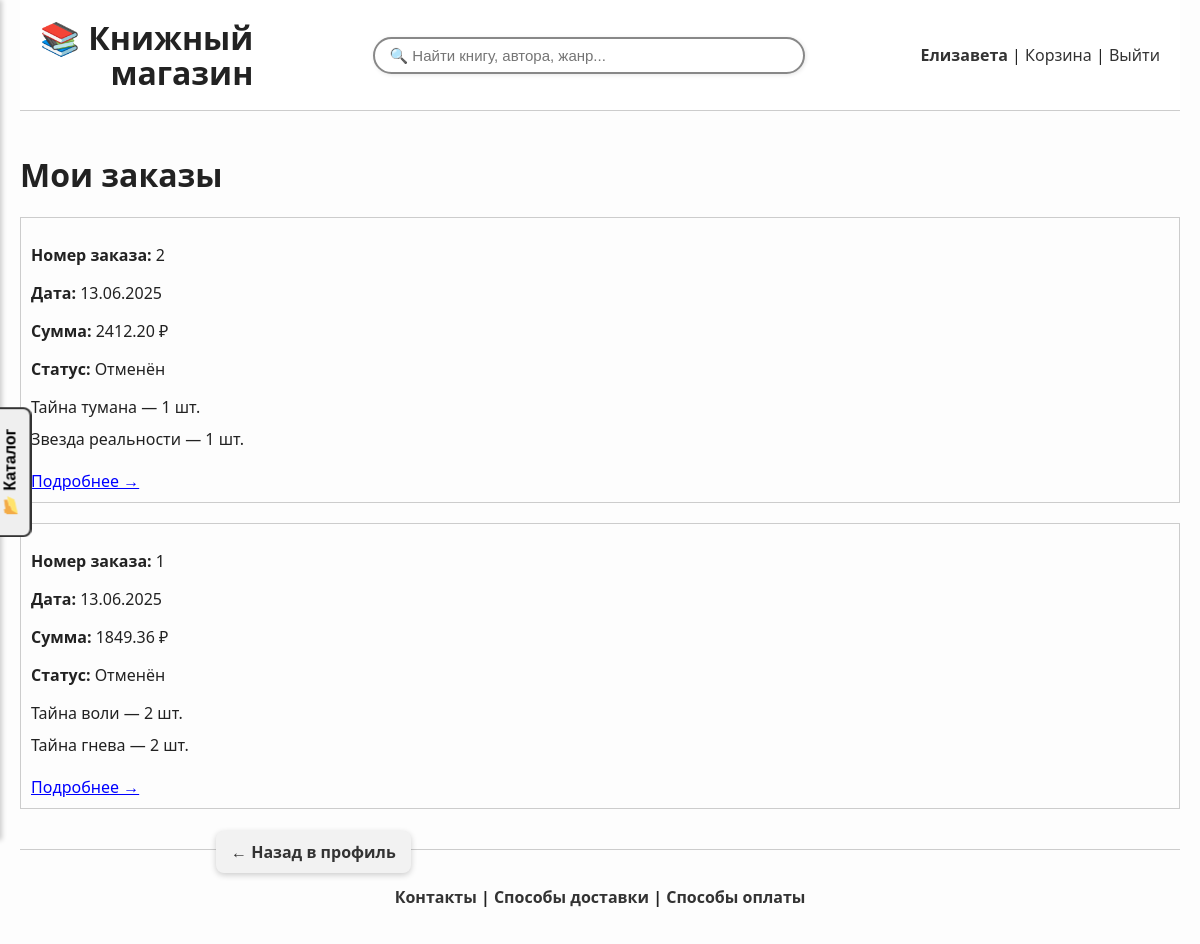
/orders (signed in), run on an earlier commit of the app's database.
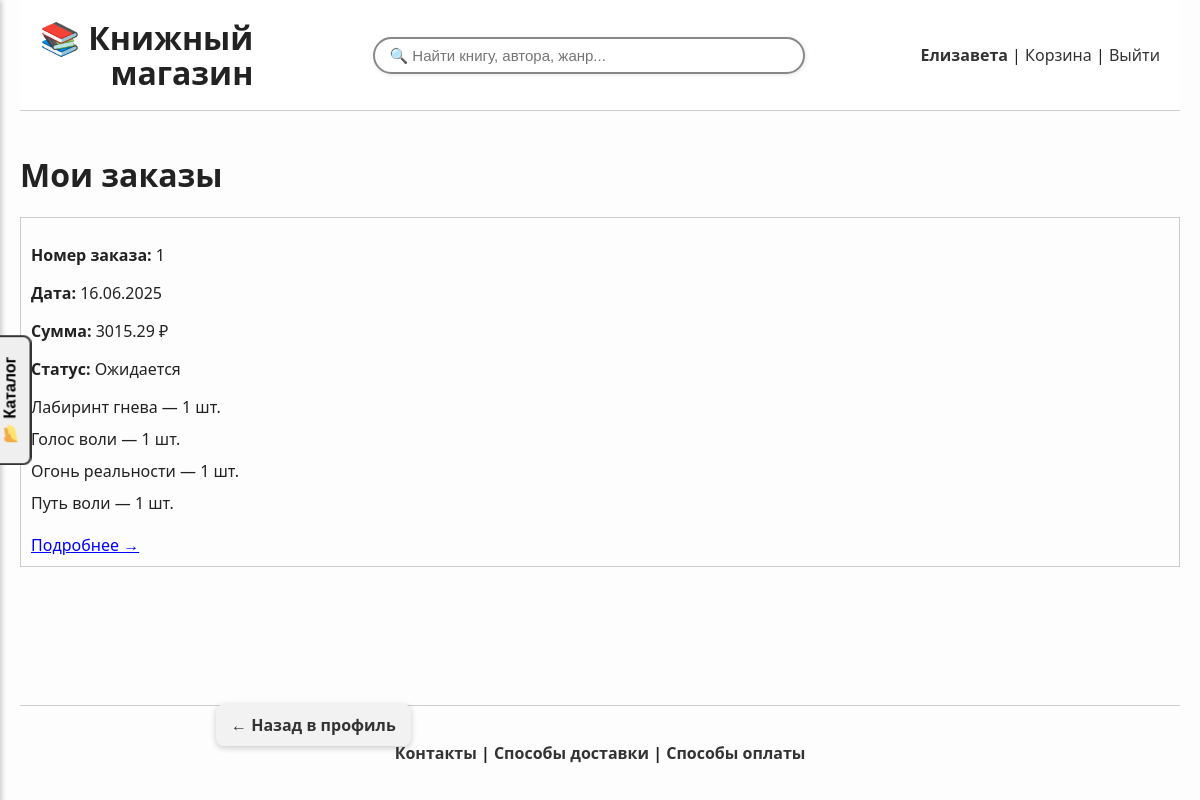
And on a later commit of the database.
### app/models.py (models this page shows, shortened)
class User(db.Model, UserMixin):
    id = db.Column(db.Integer, primary_key=True)
    first_name = db.Column(db.String(50), nullable=False)
    last_name = db.Column(db.String(50), nullable=False)
    email = db.Column(db.String(120), unique=True, nullable=False)
    phone = db.Column(db.String(20))
    password = db.Column(db.String(100), nullable=False)
    cart_items = db.relationship('CartItem', back_populates='user', cascade='all, delete-orphan', passive_deletes=True)
    reviews = db.relationship('Review', backref='user', cascade='all, delete-orphan', passive_deletes=True)
    orders = db.relationship('Order', back_populates='user', cascade='all, delete-orphan', passive_deletes=True)

class Order(db.Model):
    id = db.Column(db.Integer, primary_key=True)
    user_id = db.Column(db.Integer, db.ForeignKey('user.id', ondelete="CASCADE"), nullable=False)
    user = db.relationship('User', back_populates='orders')
    date = db.Column(db.DateTime)
    total_price = db.Column(db.Float)
    status = db.Column(db.String(50))
    name = db.Column(db.String(100))
    phone = db.Column(db.String(20))
    delivery_method = db.Column(db.String(20))
    address = db.Column(db.String(255))
    pickup_location = db.Column(db.String(255))
    items = db.relationship('OrderItem', backref='order', cascade='all, delete-orphan', passive_deletes=True)

class OrderItem(db.Model):
    id = db.Column(db.Integer, primary_key=True)
    order_id = db.Column(db.Integer, db.ForeignKey('order.id', ondelete="CASCADE"), nullable=False)
    book_id = db.Column(db.Integer, db.ForeignKey('book.id'), nullable=False)
    quantity = db.Column(db.Integer, nullable=False)
    price = db.Column(db.Float, nullable=False)
    book = db.relationship('Book', lazy=True)
    price_per_item = db.Column(db.Float, nullable=False)
    book_title = db.Column(db.String(256), nullable=False)

### app/routes.py (the view)
@app.route('/orders')
@login_required
def orders():
    orders = Order.query.filter_by(user_id=current_user.id).order_by(Order.date.desc()).all()
    return render_template('orders.html', orders=orders)

### app/__init__.py (called while the page is built)
@login_manager.user_loader
def load_user(user_id):
    return User.query.get(int(user_id))

### app/routes.py (called while the page is built)
@app.context_processor
def inject_genres():
    return dict(genres=[g[0] for g in db.session.query(Book.genre).distinct() if g[0]])

### app/templates/orders.html (shortened to what this page needs)
{% extends 'base.html' %}
{% block content %}
<h1>Мои заказы</h1>
{% if orders %}
    <ul style="list-style: none; padding-left: 0;">
        {% for order in orders %}
            <li style="margin-bottom: 20px; border: 1px solid #ccc; padding: 10px;">
                <p><strong>Номер заказа:</strong> {{ order.id }}</p>
                <p><strong>Дата:</strong> {{ order.date.strftime('%d.%m.%Y') }}</p>
                <p><strong>Сумма:</strong> {{ "%.2f"|format(order.total_price) }} ₽</p>
                <p><strong>Статус:</strong> {{ order.status }}</p>
                <ul>
                    {% for item in order.items %}
                        <li>{{ item.book_title }} — {{ item.quantity }} шт.</li>
                    {% endfor %}
                </ul>
                <a href="{{ url_for('order_details', order_id=order.id) }}"
                style="display: inline-block; margin-top: 10px; text-decoration: underline; color: blue;">
                Подробнее →
                </a>
            </li>
        {% endfor %}
    </ul>
{% else %}
    <p>У вас пока нет заказов.</p>
{% endif %}
<a href="{{ url_for('profile') }}" class="floating-back-button">← Назад в профиль</a>
{% endblock %}

### app/templates/base.html (shortened to what this page needs)
<!DOCTYPE html>
<html lang="ru">
<head>
        <link rel="stylesheet" href="{{ url_for('static', filename='styles.css') }}">
</head>
<body>
<div class="wrapper">
<header style="padding: 20px;">
    <div style="
        display: flex;
        flex-wrap: wrap;
        align-items: center;
        justify-content: space-between;
        gap: 20px;
    ">
        <div style="flex-shrink: 0;">
            <a href="{{ url_for('index') }}" style="text-decoration: none; color: inherit;">
                <h1 style="margin: 0; line-height: 1.1; white-space: nowrap; text-align: right;">
                    📚 Книжный<br>магазин
                </h1>
            </a>
        </div>
        <div style="
            display: flex;
            flex: 1;
            min-width: 250px;
            flex-wrap: wrap;
            justify-content: flex-end;
            align-items: center;
            gap: 15px;
        ">
            <form action="{{ url_for('search') }}" method="get" style="
                flex: 1;
                min-width: 200px;
                display: flex;
                justify-content: center;
            ">
                <input type="text" name="q"
                    placeholder="🔍 Найти книгу, автора, жанр..."
                    value="{{ request.args.get('q', '') }}"
                    style="
                        width: 100%;
                        max-width: 400px;
                        padding: 8px 14px;
                        border: 2px solid #888;
                        border-radius: 25px;
                        font-size: 15px;
                        box-shadow: 1px 1px 4px rgba(0,0,0,0.1);
                        transition: 0.3s ease;
                    "
                    onfocus="this.style.borderColor='#444'; this.style.boxShadow='0 0 8px rgba(0,0,0,0.2)'"
                    onblur="this.style.borderColor='#888'; this.style.boxShadow='1px 1px 4px rgba(0,0,0,0.1)'">
            </form>
            <div style="white-space: nowrap;">
                {% if current_user.is_authenticated %}
                    <a href="{{ url_for('profile') }}"><strong>{{ current_user.first_name }}</strong></a> |
                    <a href="{{ url_for('view_cart') }}">Корзина</a> |
                    <a href="{{ url_for('logout') }}">Выйти</a>
                {% else %}
                    <a href="{{ url_for('login') }}">Вход</a> |
                    <a href="{{ url_for('register') }}">Регистрация</a>
                {% endif %}
            </div>
        </div>
    </div>
</header>
<button onclick="toggleSidebar()" id="catalog-button" style="
    position: fixed;
    top: 50%;
    left: 10px;
    transform: translate(-50%, -50%) rotate(-90deg);
    transform-origin: center;
    padding: 10px 20px;
    font-size: 16px;
    font-weight: bold;
    border: 2px solid #333;
    border-radius: 8px;
    cursor: pointer;
    z-index: 2000;
">📂 Каталог</button>
<div class="container">
    <main class="main-content">
        {% block content %}{% endblock %}
    </main>
</div>
<footer>
    <div class="footer-inner">
        <p>
            <a href="{{ url_for('contacts') }}">Контакты</a> |
            <a href="{{ url_for('delivery') }}">Способы доставки</a> |
            <a href="{{ url_for('payment') }}">Способы оплаты</a>
        </p>
    </div>
</footer>
</div>
</body>
</html>

### app/static/styles.css (style rules this page uses)
html, body { height: 100%; margin: 0; padding: 0; font-family: 'Segoe UI', Tahoma, Geneva, Verdana, sans-serif; background-color: #fdfdfd; color: #222; }
.wrapper { display: flex; flex-direction: column; min-height: 100vh; max-width: 1200px; margin: 0 auto; padding: 0 20px; }
header { background-color: white; border-bottom: 1px solid #ccc; padding: 20px; }
footer { padding: 20px 0; width: 100%; font-weight: bold; border-top: 1px solid #ccc; }
footer a { font-weight: bold; }
.footer-inner { max-width: 100%; margin: 0 auto; padding: 0 20px; text-align: center; }
.container { flex: 1; display: flex; flex-direction: column; gap: 20px; }
.main-content { flex: 1; padding: 20px 0; }
a { color: #333; text-decoration: none; }
ul { list-style: none; padding-left: 0; }
ul li { margin-bottom: 10px; }
.floating-back-button { position: fixed; top: 88%; left: 18%; z-index: 999; background-color: #f2f2f2; color: #333; padding: 10px 15px; border-radius: 8px; text-decoration: none; box-shadow: 0 2px 6px rgba(0,0,0,0.2); font-weight: bold; transition: background-color 0.2s ease; }

What changed in the data, as far as the page shows it:
removed Order: id "2", date "13.06.2025", total_price "2412.20", status "Отменён", OrderItem (book_title "Тайна тумана", quantity "1"), OrderItem (book_title "Звезда реальности", quantity "1")
changed Order id 1: date "13.06.2025" → "16.06.2025"; total_price "1849.36" → "3015.29"; status "Отменён" → "Ожидается"; gains OrderItem (book_title "Огонь реальности", quantity "1"); gains OrderItem (book_title "Путь воли", quantity "1")
changed OrderItem: book_title "Тайна воли" → "Лабиринт гнева"; quantity "2" → "1"
changed OrderItem: book_title "Тайна гнева" → "Голос воли"; quantity "2" → "1"
